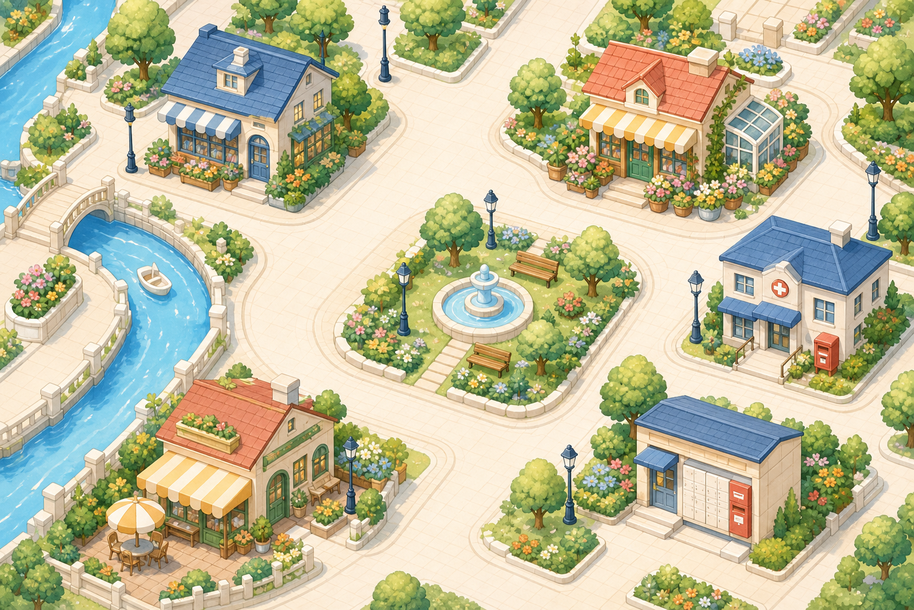
#> input picture docs/work-map-assets/map-modern.png, 914 x 610 px, shrunk from 1536 x 1024 before the run, found by its file name
$ python generate_work_outlines.py
#> lines starting #> are read from the running program, lines starting #| are printed output that depends on the picture
from pathlib import Path

import numpy as np
from PIL import Image, ImageFilter


ROOT = Path(__file__).resolve().parents[1]
SOURCE_DIR = ROOT / "public" / "work-map-assets"
OUTPUT_DIR = ROOT / "public" / "work-map-outlines"

THEMES = {
    "modern": {
        "asset": "map-modern.png",
        "places": {
            "bookstore": (22, 26, 40, 18),
            "flower_shop": (78, 26, 40, 18),
            "clinic": (78, 47, 34, 18),
            "parcel_station": (78, 69, 38, 20),
            "cafe": (22, 68, 40, 20),
        },
    },
    "ancient_cn": {
        "asset": "map-ancient-cn.png",
        "places": {
            "yamen": (22, 26, 40, 18),
            "inn": (78, 26, 40, 18),
            "medical_hall": (77, 47, 36, 18),
            "academy": (77, 68, 38, 20),
            "escort_agency": (22, 68, 40, 20),
        },
    },
    "xuanhuan": {
        "asset": "map-xuanhuan.png",
        "places": {
            "sect_gate": (26, 27, 52, 24),
            "alchemy": (77, 27, 42, 22),
            "herb_garden": (77, 48, 40, 20),
            "mission_hall": (76, 69, 42, 22),
            "forge": (24, 69, 44, 23),
        },
    },
    "western_fantasy": {
        "asset": "map-western-fantasy.png",
        "places": {
            "guild": (22, 25, 40, 19),
            "magic_academy": (78, 25, 40, 19),
            "potion_shop": (77, 46, 36, 18),
            "smithy": (78, 69, 40, 20),
            "castle": (22, 68, 40, 20),
        },
    },
    "scifi": {
        "asset": "map-scifi.png",
        "places": {
            "research_lab": (22, 25, 40, 19),
            "repair_dock": (78, 25, 40, 19),
            "trade_port": (77, 46, 36, 18),
            "navigation_station": (78, 69, 40, 20),
            "eco_cabin": (22, 68, 40, 20),
        },
    },
    "wasteland": {
        "asset": "map-wasteland.png",
        "places": {
            "shelter": (22, 26, 40, 19),
            "supply_station": (78, 26, 40, 19),
            "medical_camp": (77, 48, 36, 18),
            "watch_post": (78, 70, 36, 20),
            "repair_station": (22, 68, 40, 20),
        },
    },
}


def make_outline(image, region):
    width, height = image.size
    center_x, center_y, region_width, region_height = region
    left = max(0, round((center_x - region_width / 2) * width / 100))
    top = max(0, round((center_y - region_height / 2) * height / 100))
    right = min(width, round((center_x + region_width / 2) * width / 100))
    bottom = min(height, round((center_y + region_height / 2) * height / 100))

    crop = image.crop((left, top, right, bottom)).convert("L")
    softened = crop.filter(ImageFilter.GaussianBlur(0.7))
    edges = np.asarray(softened.filter(ImageFilter.FIND_EDGES), dtype=np.float32)
    cutoff = max(14.0, float(np.percentile(edges, 74)))
    alpha = np.clip((edges - cutoff) * 5.4, 0, 255).astype(np.uint8)
    crop_height, crop_width = alpha.shape
    x_distance = np.minimum(np.arange(crop_width), np.arange(crop_width)[::-1])
    y_distance = np.minimum(np.arange(crop_height), np.arange(crop_height)[::-1])
    edge_distance = np.minimum(y_distance[:, None], x_distance[None, :])
    edge_fade = np.clip((edge_distance - 2) / 12, 0, 1)
    alpha = (alpha * edge_fade).astype(np.uint8)

    edge_image = Image.new("RGBA", crop.size, (255, 255, 255, 0))
    edge_image.putalpha(Image.fromarray(alpha, mode="L"))
    edge_image = edge_image.filter(ImageFilter.GaussianBlur(0.3))

    result = Image.new("RGBA", image.size, (255, 255, 255, 0))
    result.alpha_composite(edge_image, (left, top))
    return result


def main():
    OUTPUT_DIR.mkdir(parents=True, exist_ok=True)
    for theme_id, theme in THEMES.items():
        image = Image.open(SOURCE_DIR / theme["asset"]).convert("RGB")
#> image is the input picture: PIL image 914x610 RGB; mean R, G, B 189.4, 187.1, 153.8
        for place_type, region in theme["places"].items():
            outline = make_outline(image, region)
            outline.save(OUTPUT_DIR / f"{theme_id}-{place_type}.png", optimize=True)
#> this loop made 5 passes
#> cutoff in make_outline on passes 1 to 5: 27, 31, 22, 22, 20
#> pass 1, in make_outline, `crop = image.crop((left, top, right, bottom)).convert("L")`:
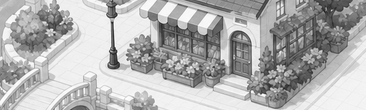
#> crop: PIL image 366x110 L; min 28, max 255, mean 177
#> pass 1, in make_outline, `edges = np.asarray(softened.filter(ImageFilter.FIND_EDGES), dtype=np.f..`:
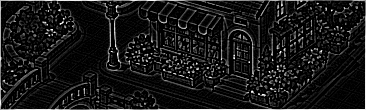
#> edges: shape (110, 366) float32; min 0, max 255, mean 24
#> pass 1, in make_outline, `alpha = np.clip((edges - cutoff) * 5.4, 0, 255).astype(np.uint8)`:
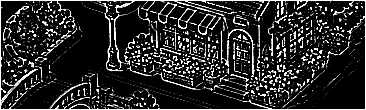
#> alpha: shape (110, 366); min 0, max 255, mean 42.8
#> pass 2 of the loop in main, `for theme_id, theme in THEMES.items():`:
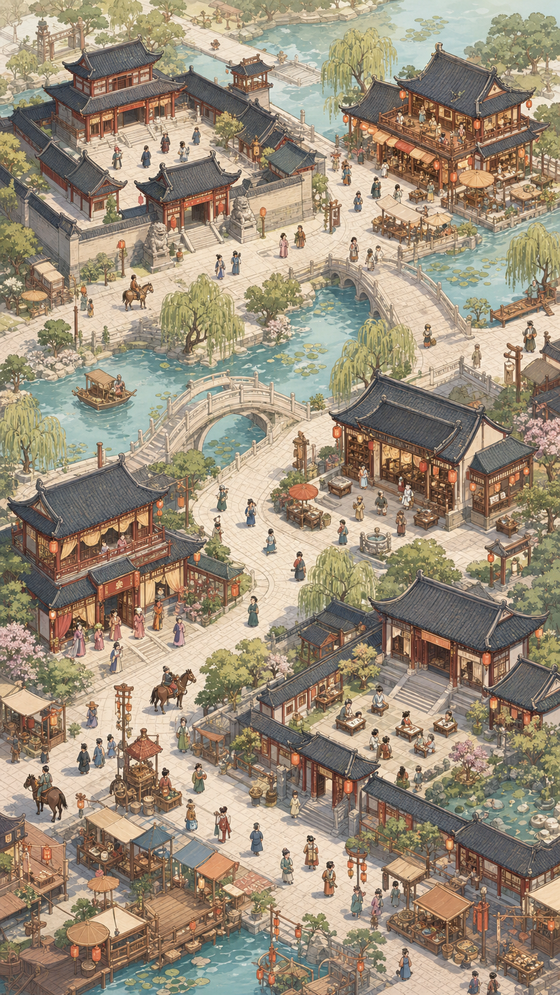
#> input picture docs/work-map-assets/map-ancient-cn.png, 560 x 995 px, shrunk from 941 x 1672 before the run, found by its file name
#> in main, image is the input picture: PIL image 560x995 RGB; mean R, G, B 157.1, 143.2, 123.3
#> the loop in main, `for place_type, region in theme["places"].items():` made 5 passes
#> cutoff in make_outline on passes 1 to 5: 31, 32, 32, 34, 34
#> pass 1, in make_outline (call 6), `edges = np.asarray(softened.filter(ImageFilter.FIND_EDGES), dtype=np.f..`:
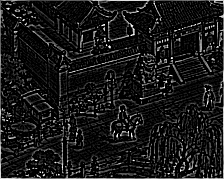
#> edges: shape (179, 224) float32; min 0, max 255, mean 24.7
#> pass 1, in make_outline (call 6), `alpha = np.clip((edges - cutoff) * 5.4, 0, 255).astype(np.uint8)`:
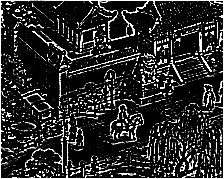
#> alpha: shape (179, 224); min 0, max 255, mean 43
#> pass 3 of the loop in main, `for theme_id, theme in THEMES.items():`:
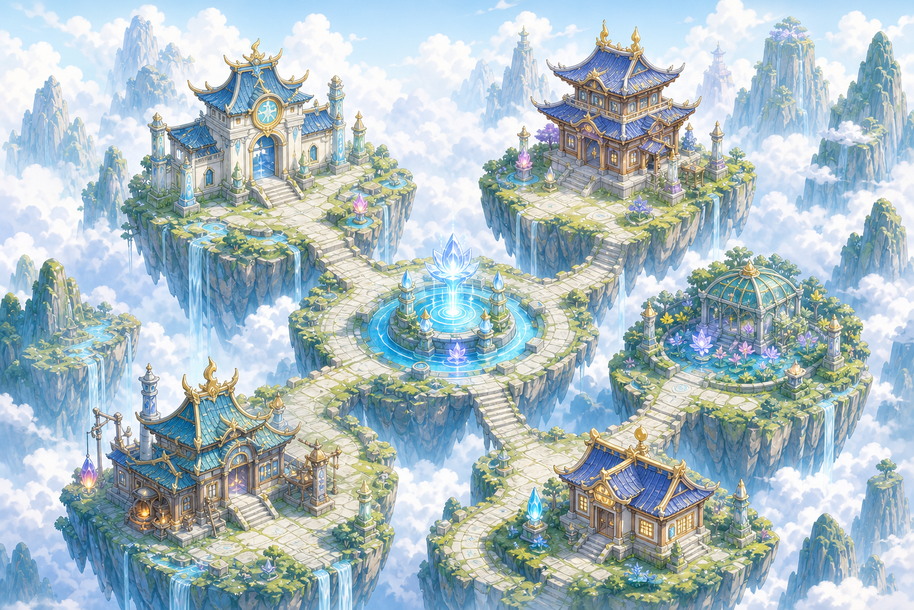
#> input picture docs/work-map-assets/map-xuanhuan.png, 914 x 610 px, shrunk from 1536 x 1024 before the run, found by its file name
#> in main, image is the input picture: PIL image 914x610 RGB; mean R, G, B 170.2, 188.6, 195.1
#> the loop in main, `for place_type, region in theme["places"].items():` made 5 passes
#> cutoff in make_outline on passes 1 to 5: 19, 25, 27, 29, 26
#> pass 1, in make_outline (call 11), `edges = np.asarray(softened.filter(ImageFilter.FIND_EDGES), dtype=np.f..`:
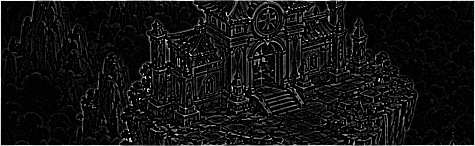
#> edges: shape (146, 475) float32; min 0, max 255, mean 19.2
#> pass 1, in make_outline (call 11), `alpha = np.clip((edges - cutoff) * 5.4, 0, 255).astype(np.uint8)`:
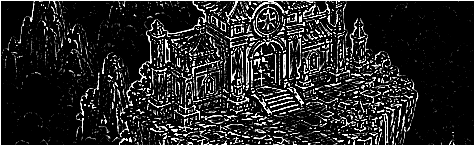
#> alpha: shape (146, 475); min 0, max 255, mean 39.4
#> the loop made 5 passes; the first 3 are shown


if __name__ == "__main__":
#> (the run stopped early here; a loop or call above may not have finished)
